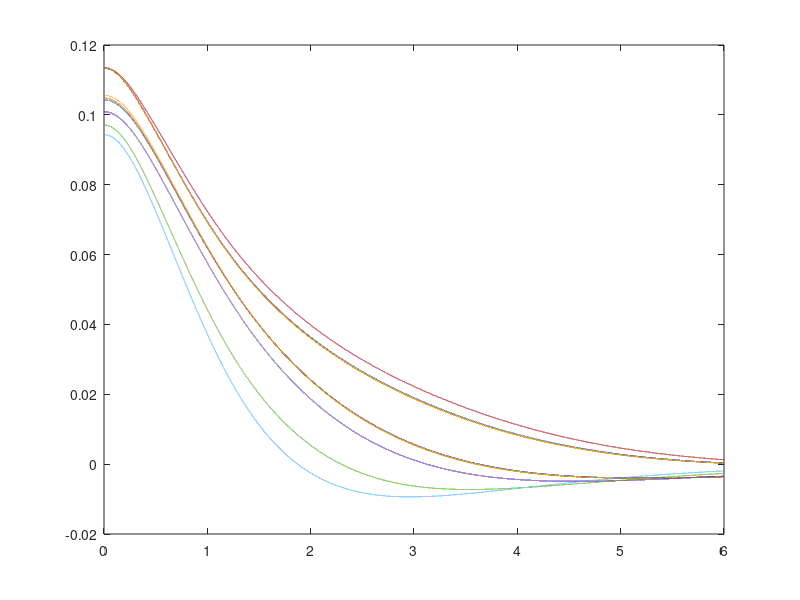
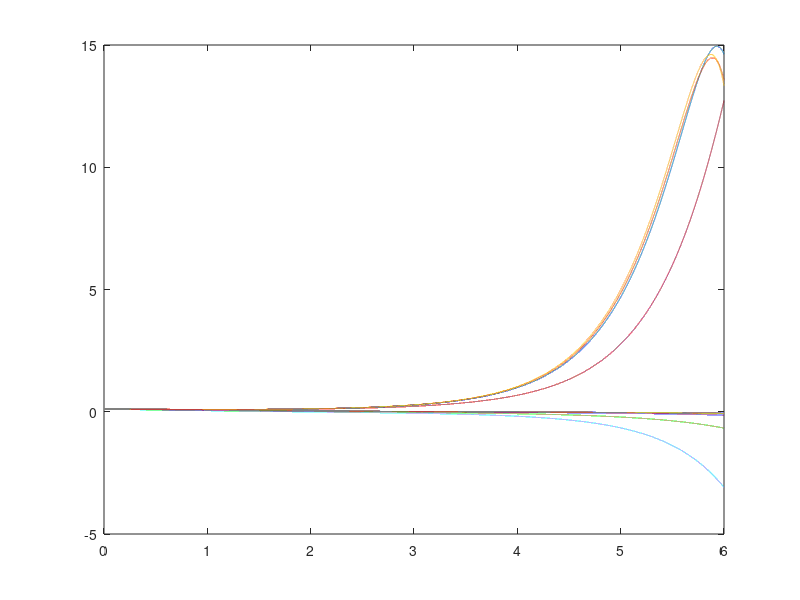
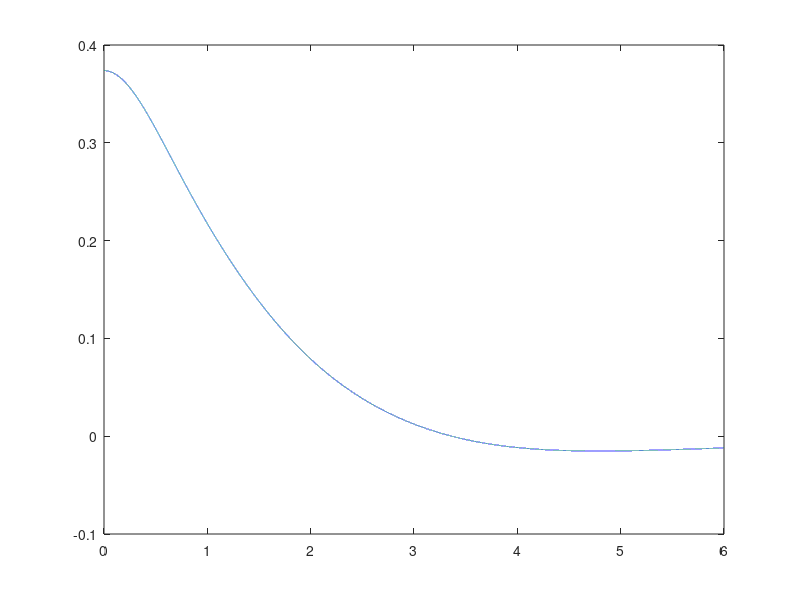

Source code (MATLAB) for these figures, in order:
A1 = [-0.0099, -0.0099, -0.0099, -0.0133, -0.0171, -0.0199, -0.0007, -0.0008, -0.0008, -0.0008];
A2 = [0.0506, 0.0514, 0.0523, 0.0560, 0.0790, 0.1043, -0.0245, -0.0278, -0.0281, -0.0283];
A3 = [0.0343, 0.0351, 0.0355, 0.0403, 0.0515, 0.0341, 0.1386, 0.1551, 0.1559, 0.1558];
A4 = [0.0244, 0.0238, 0.0233, 0.0324, 0.0356, 0.0547, 0.0829, 0.0868, 0.0873, 0.0879];
A5 = [0.0049, 0.0044, 0.0044, 0.0066, 0.0066, 0.0100, 0.0110, 0.0109, 0.0110, 0.0115];
B1 = [0.0267, 0.0267, 0.0268, 0.0369, 0.0517, 0.0647, 0.0002, 0.0004, 0.0002, 0.0003];
B2 = [0.1513, 0.1536, 0.1566, 0.1776, 0.2715, 0.3758, 0.0903, 0.1058, 0.1071, 0.1078];
B3 = [0.4689, 0.4845, 0.4993, 0.4749, 0.6888, 0.7795, 0.4719, 0.5377, 0.5417, 0.5433];
B4 = [1.3187, 1.3795, 1.4088, 1.2870, 1.6476, 1.5093, 1.4956, 1.6436, 1.6461, 1.6336];
B5 = [5.0758, 5.4966, 5.4880, 5.2629, 7.0253, 6.4112, 7.6944, 8.5279, 8.4617, 8.1604];
DW = [0.1597, 0.1611, 0.1632, 0.2049, 0.3073, 0.4097, 0.5120, 0.5938, 0.6000, 0.6041];
T = [75, 77, 80, 100, 150, 200, 250, 290, 293, 295];

s_range = 0:0.0001:6;

Beta100 = (1-(1+1.9579341e-3*100)^(-2))^(-1);
Beta200 = (1-(1+1.9579341e-3*200)^(-2))^(-1);

plot(s_range, A1(1)*exp(-B1(1)*s_range.^2) + A2(1)*exp(-B2(1)*s_range.^2) + A3(1)*exp(-B3(1)*s_range.^2) + A4(1)*exp(-B4(1)*s_range.^2) + A5(1)*exp(-B5(1)*s_range.^2));
hold on;
plot(s_range, A1(2)*exp(-B1(2)*s_range.^2) + A2(2)*exp(-B2(2)*s_range.^2) + A3(2)*exp(-B3(2)*s_range.^2) + A4(2)*exp(-B4(2)*s_range.^2) + A5(2)*exp(-B5(2)*s_range.^2));
plot(s_range, A1(3)*exp(-B1(3)*s_range.^2) + A2(3)*exp(-B2(3)*s_range.^2) + A3(3)*exp(-B3(3)*s_range.^2) + A4(3)*exp(-B4(3)*s_range.^2) + A5(3)*exp(-B5(3)*s_range.^2));
plot(s_range, A1(4)*exp(-B1(4)*s_range.^2) + A2(1)*exp(-B2(4)*s_range.^2) + A3(1)*exp(-B3(4)*s_range.^2) + A4(1)*exp(-B4(4)*s_range.^2) + A5(1)*exp(-B5(4)*s_range.^2));
plot(s_range, A1(5)*exp(-B1(5)*s_range.^2) + A2(1)*exp(-B2(5)*s_range.^2) + A3(1)*exp(-B3(5)*s_range.^2) + A4(1)*exp(-B4(5)*s_range.^2) + A5(1)*exp(-B5(5)*s_range.^2));
plot(s_range, A1(6)*exp(-B1(6)*s_range.^2) + A2(1)*exp(-B2(6)*s_range.^2) + A3(1)*exp(-B3(6)*s_range.^2) + A4(1)*exp(-B4(6)*s_range.^2) + A5(1)*exp(-B5(6)*s_range.^2));
plot(s_range, A1(7)*exp(-B1(7)*s_range.^2) + A2(1)*exp(-B2(7)*s_range.^2) + A3(1)*exp(-B3(7)*s_range.^2) + A4(1)*exp(-B4(7)*s_range.^2) + A5(1)*exp(-B5(7)*s_range.^2));
plot(s_range, A1(8)*exp(-B1(8)*s_range.^2) + A2(1)*exp(-B2(8)*s_range.^2) + A3(1)*exp(-B3(8)*s_range.^2) + A4(1)*exp(-B4(8)*s_range.^2) + A5(1)*exp(-B5(8)*s_range.^2));
plot(s_range, A1(9)*exp(-B1(9)*s_range.^2) + A2(1)*exp(-B2(9)*s_range.^2) + A3(1)*exp(-B3(9)*s_range.^2) + A4(1)*exp(-B4(9)*s_range.^2) + A5(1)*exp(-B5(9)*s_range.^2));
plot(s_range, A1(10)*exp(-B1(10)*s_range.^2) + A2(1)*exp(-B2(10)*s_range.^2) + A3(1)*exp(-B3(10)*s_range.^2) + A4(1)*exp(-B4(10)*s_range.^2) + A5(1)*exp(-B5(10)*s_range.^2));

figure;
plot(s_range, (A1(1)*exp(-B1(1)*s_range.^2) + A2(1)*exp(-B2(1)*s_range.^2) + A3(1)*exp(-B3(1)*s_range.^2) + A4(1)*exp(-B4(1)*s_range.^2) + A5(1)*exp(-B5(1)*s_range.^2))./exp(-DW(1)/2*s_range.^2));
hold on;
plot(s_range, (A1(2)*exp(-B1(2)*s_range.^2) + A2(2)*exp(-B2(2)*s_range.^2) + A3(2)*exp(-B3(2)*s_range.^2) + A4(2)*exp(-B4(2)*s_range.^2) + A5(2)*exp(-B5(2)*s_range.^2))./exp(-DW(2)/2*s_range.^2));
plot(s_range, (A1(3)*exp(-B1(3)*s_range.^2) + A2(3)*exp(-B2(3)*s_range.^2) + A3(3)*exp(-B3(3)*s_range.^2) + A4(3)*exp(-B4(3)*s_range.^2) + A5(3)*exp(-B5(3)*s_range.^2))./exp(-DW(3)/2*s_range.^2));
plot(s_range, (A1(4)*exp(-B1(4)*s_range.^2) + A2(1)*exp(-B2(4)*s_range.^2) + A3(1)*exp(-B3(4)*s_range.^2) + A4(1)*exp(-B4(4)*s_range.^2) + A5(1)*exp(-B5(4)*s_range.^2))./exp(-DW(4)/2*s_range.^2));
plot(s_range, (A1(5)*exp(-B1(5)*s_range.^2) + A2(1)*exp(-B2(5)*s_range.^2) + A3(1)*exp(-B3(5)*s_range.^2) + A4(1)*exp(-B4(5)*s_range.^2) + A5(1)*exp(-B5(5)*s_range.^2))./exp(-DW(5)/2*s_range.^2));
plot(s_range, (A1(6)*exp(-B1(6)*s_range.^2) + A2(1)*exp(-B2(6)*s_range.^2) + A3(1)*exp(-B3(6)*s_range.^2) + A4(1)*exp(-B4(6)*s_range.^2) + A5(1)*exp(-B5(6)*s_range.^2))./exp(-DW(6)/2*s_range.^2));
plot(s_range, (A1(7)*exp(-B1(7)*s_range.^2) + A2(1)*exp(-B2(7)*s_range.^2) + A3(1)*exp(-B3(7)*s_range.^2) + A4(1)*exp(-B4(7)*s_range.^2) + A5(1)*exp(-B5(7)*s_range.^2))./exp(-DW(7)/2*s_range.^2));
plot(s_range, (A1(8)*exp(-B1(8)*s_range.^2) + A2(1)*exp(-B2(8)*s_range.^2) + A3(1)*exp(-B3(8)*s_range.^2) + A4(1)*exp(-B4(8)*s_range.^2) + A5(1)*exp(-B5(8)*s_range.^2))./exp(-DW(8)/2*s_range.^2));
plot(s_range, (A1(9)*exp(-B1(9)*s_range.^2) + A2(1)*exp(-B2(9)*s_range.^2) + A3(1)*exp(-B3(9)*s_range.^2) + A4(1)*exp(-B4(9)*s_range.^2) + A5(1)*exp(-B5(9)*s_range.^2))./exp(-DW(9)/2*s_range.^2));
plot(s_range, (A1(10)*exp(-B1(10)*s_range.^2) + A2(1)*exp(-B2(10)*s_range.^2) + A3(1)*exp(-B3(10)*s_range.^2) + A4(1)*exp(-B4(10)*s_range.^2) + A5(1)*exp(-B5(10)*s_range.^2))./exp(-DW(10)/2*s_range.^2));

AgA = [-0.0222, 0.1318, 0.0837, 0.0372, 0.0019];
AgB = [0.0298, 0.1874, 0.6389, 2.4460, 8.6206];
AgDW = 0.1933;

figure;
%plot(s_range,(AgA(1)*exp(-AgB(1)*s_range.^2) + AgA(2)*exp(-AgB(2)*s_range.^2) + AgA(3)*exp(-AgB(3)*s_range.^2) + AgA(4)*exp(-AgB(4)*s_range.^2) + AgA(5)*exp(-AgB(5)*s_range.^2)).*exp(-AgDW/2*s_range.^2));
%hold on;
%plot(s_range,(AgA(1)*exp(-AgB(1)*s_range.^2) + AgA(2)*exp(-AgB(2)*s_range.^2) + AgA(3)*exp(-AgB(3)*s_range.^2) + AgA(4)*exp(-AgB(4)*s_range.^2) + AgA(5)*exp(-AgB(5)*s_range.^2)));
%hold on;
plot(s_range,(AgA(1)*exp(-AgB(1)*s_range.^2) + AgA(2)*exp(-AgB(2)*s_range.^2) + AgA(3)*exp(-AgB(3)*s_range.^2) + AgA(4)*exp(-AgB(4)*s_range.^2) + AgA(5)*exp(-AgB(5)*s_range.^2))*Beta100/Beta200);